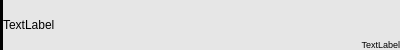
<?xml version="1.0" encoding="UTF-8"?>
<ui version="4.0">
 <class>QblDesktopChatBallonOther</class>
 <widget class="QWidget" name="QblDesktopChatBallonOther">
  <property name="geometry">
   <rect>
    <x>0</x>
    <y>0</y>
    <width>400</width>
    <height>50</height>
   </rect>
  </property>
  <property name="windowTitle">
   <string>Form</string>
  </property>
  <property name="styleSheet">
   <string notr="true">background-color: rgb(230, 230, 230);</string>
  </property>
  <widget class="QLabel" name="lbMessage">
   <property name="geometry">
    <rect>
     <x>3</x>
     <y>0</y>
     <width>347</width>
     <height>50</height>
    </rect>
   </property>
   <property name="text">
    <string>TextLabel</string>
   </property>
  </widget>
  <widget class="QLabel" name="lbTime">
   <property name="geometry">
    <rect>
     <x>239</x>
     <y>0</y>
     <width>161</width>
     <height>50</height>
    </rect>
   </property>
   <property name="font">
    <font>
     <pointsize>7</pointsize>
    </font>
   </property>
   <property name="text">
    <string>TextLabel</string>
   </property>
   <property name="alignment">
    <set>Qt::AlignBottom|Qt::AlignRight|Qt::AlignTrailing</set>
   </property>
  </widget>
  <widget class="QLabel" name="label">
   <property name="geometry">
    <rect>
     <x>0</x>
     <y>0</y>
     <width>3</width>
     <height>50</height>
    </rect>
   </property>
   <property name="styleSheet">
    <string notr="true">background-color: rgb(0, 0, 0);</string>
   </property>
   <property name="text">
    <string/>
   </property>
  </widget>
 </widget>
 <resources/>
 <connections/>
</ui>
